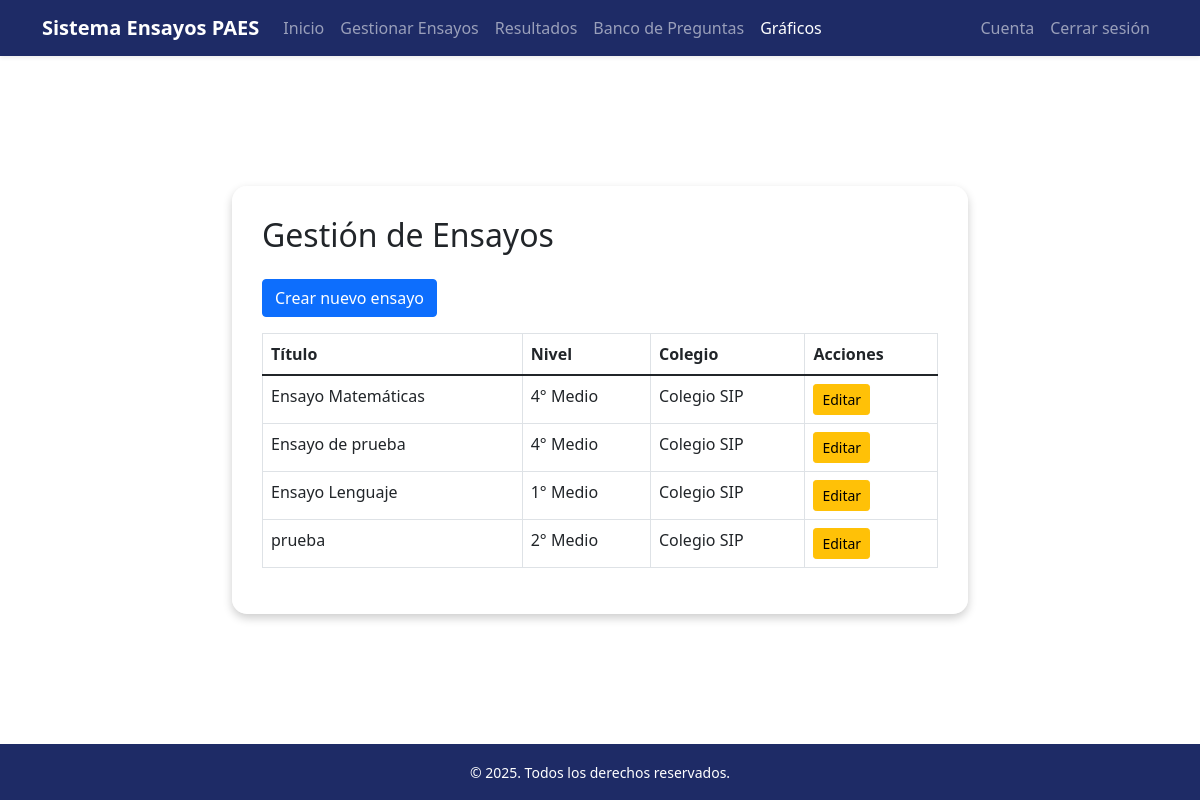
The page /docente/ensayos_docente/ on the database its author committed.
### AutoridadDocente/models.py (models this page shows, shortened)
class Ensayo(models.Model):
    titulo = models.CharField(max_length=200)
    nivel = models.CharField(max_length=50, choices=User.NIVELES)
    colegio = models.CharField(max_length=100)
    temas = models.ManyToManyField(Tema,blank=True)
    preguntas = models.ManyToManyField(Pregunta,blank=True)
    fecha_creacion = models.DateTimeField(auto_now_add=True)

### AutoridadDocente/views.py (the view)
# urls.py: path('ensayos_docente/', views.ensayos_view, name='ensayos_docente'),
def ensayos_view(request):
    ensayos = Ensayo.objects.all()
    return render(request, 'ensayos_docente.html', {'ensayos': ensayos})

### AutoridadDocente/templates/ensayos_docente.html
{% extends 'base_docente.html' %}
{% load static %}
{% block navegacion %}
<li class="nav-item"><a class="nav-link" href="{% url 'docente_index' %}">Inicio</a></li>
<li class="nav-item"><a class="nav-link" href="{% url 'listar_ensayos' %}">Gestionar Ensayos</a></li>
<li class="nav-item"><a class="nav-link" href="{% url 'resultados_docente' %}">Resultados</a></li>
<li class="nav-item"><a class="nav-link" href="{% url 'listar_preguntas' %}">Banco de Preguntas</a></li>
<li class="nav-item"><a class="nav-link active" href="{% url 'graficos_docente' %}">Gráficos</a></li>
{% endblock %}
{% block cuenta-atras %}
<li class="nav-item"><a class="nav-link" href="{% url 'cuenta_docente' %}">Cuenta</a></li>
<li class="nav-item"><a href="{% url 'logout' %}" class="nav-link">Cerrar sesión</a></li>
{% endblock %}
{% block content %}
<h2 class="mb-4">Gestión de Ensayos</h2>
<a class="btn btn-primary mb-3" href="{% url 'crear_ensayo' %}">Crear nuevo ensayo</a>
<table class="table table-bordered">
  <thead>
    <tr>
      <th>Título</th>
      <th>Nivel</th>
      <th>Colegio</th>
      <th>Acciones</th>
    </tr>
  </thead>
  <tbody>
    {% for ensayo in ensayos %}
    <tr>
      <td>{{ ensayo.titulo }}</td>
      <td>{{ ensayo.get_nivel_display }}</td>
      <td>{{ ensayo.colegio }}</td>
      <td>
        <a href="{% url 'editar_ensayo' ensayo.id %}" class="btn btn-sm btn-warning">Editar</a>
      </td>
    </tr>
    {% empty %}
    <tr><td colspan="5">No hay ensayos aún.</td></tr>
    {% endfor %}
  </tbody>
</table>
{% endblock %}

### rows shown on the page
Ensayo: titulo "Ensayo Matemáticas", nivel "4° Medio", colegio "Colegio SIP"
Ensayo: titulo "Ensayo de prueba", nivel "4° Medio", colegio "Colegio SIP"
Ensayo: titulo "Ensayo Lenguaje", nivel "1° Medio", colegio "Colegio SIP"
Ensayo: titulo "prueba", nivel "2° Medio", colegio "Colegio SIP"
